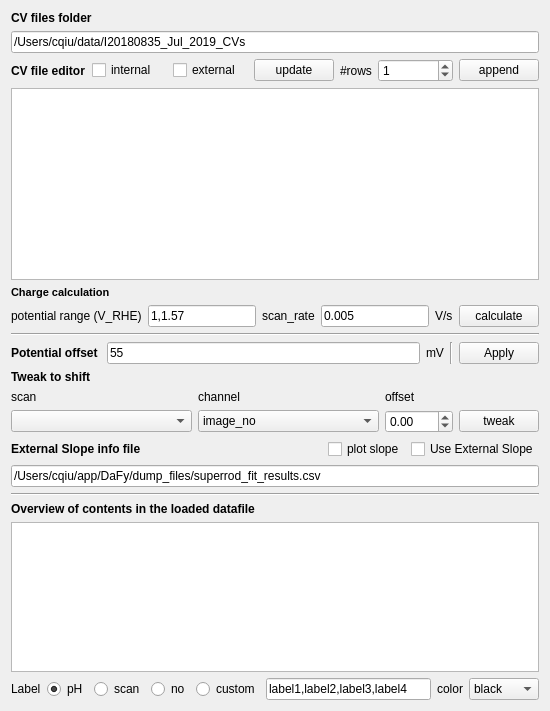
          <widget class="QWidget" name="tab_4">
           <attribute name="title">
            <string>More setup</string>
           </attribute>
           <layout class="QVBoxLayout" name="verticalLayout_6">
            <item>
             <widget class="QLabel" name="label_17">
              <property name="font">
               <font>
                <weight>75</weight>
                <bold>true</bold>
               </font>
              </property>
              <property name="text">
               <string>CV files folder</string>
              </property>
             </widget>
            </item>
            <item>
             <widget class="QLineEdit" name="lineEdit_cv_folder">
              <property name="text">
               <string>/Users/cqiu/data/I20180835_Jul_2019_CVs</string>
              </property>
             </widget>
            </item>
            <item>
             <layout class="QHBoxLayout" name="horizontalLayout_6">
              <item>
               <widget class="QLabel" name="label_18">
                <property name="font">
                 <font>
                  <weight>75</weight>
                  <bold>true</bold>
                 </font>
                </property>
                <property name="text">
                 <string>CV file editor</string>
                </property>
               </widget>
              </item>
              <item>
               <widget class="QCheckBox" name="checkBox_use_internal_cv">
                <property name="text">
                 <string>internal</string>
                </property>
               </widget>
              </item>
              <item>
               <widget class="QCheckBox" name="checkBox_use_external_cv">
                <property name="text">
                 <string>external</string>
                </property>
               </widget>
              </item>
              <item>
               <widget class="QPushButton" name="pushButton_update_info">
                <property name="text">
                 <string>update</string>
                </property>
               </widget>
              </item>
              <item>
               <widget class="QLabel" name="label_43">
                <property name="sizePolicy">
                 <sizepolicy hsizetype="Fixed" vsizetype="Preferred">
                  <horstretch>0</horstretch>
                  <verstretch>0</verstretch>
                 </sizepolicy>
                </property>
                <property name="text">
                 <string>#rows</string>
                </property>
               </widget>
              </item>
              <item>
               <widget class="QSpinBox" name="spinBox_cv_rows">
                <property name="value">
                 <number>1</number>
                </property>
               </widget>
              </item>
              <item>
               <widget class="QPushButton" name="pushButton_append_rows">
                <property name="text">
                 <string>append</string>
                </property>
               </widget>
              </item>
             </layout>
            </item>
            <item>
             <widget class="QTableView" name="tableView_cv_setting"/>
            </item>
            <item>
             <layout class="QHBoxLayout" name="horizontalLayout_14">
              <item>
               <widget class="QLabel" name="label_26">
                <property name="font">
                 <font>
                  <pointsize>8</pointsize>
                  <weight>75</weight>
                  <bold>true</bold>
                 </font>
                </property>
                <property name="text">
                 <string>Charge calculation</string>
                </property>
               </widget>
              </item>
             </layout>
            </item>
            <item>
             <layout class="QHBoxLayout" name="horizontalLayout_13">
              <item>
               <widget class="QLabel" name="label_22">
                <property name="text">
                 <string>potential range (V_RHE)</string>
                </property>
               </widget>
              </item>
              <item>
               <widget class="QLineEdit" name="lineEdit_pot_range">
                <property name="text">
                 <string>1,1.57</string>
                </property>
               </widget>
              </item>
              <item>
               <widget class="QLabel" name="label_24">
                <property name="text">
                 <string>scan_rate</string>
                </property>
               </widget>
              </item>
              <item>
               <widget class="QLineEdit" name="lineEdit_scan_rate">
                <property name="text">
                 <string>0.005</string>
                </property>
               </widget>
              </item>
              <item>
               <widget class="QLabel" name="label_25">
                <property name="text">
                 <string>V/s</string>
                </property>
               </widget>
              </item>
              <item>
               <widget class="QPushButton" name="pushButton_cal_charge">
                <property name="text">
                 <string>calculate</string>
                </property>
               </widget>
              </item>
             </layout>
            </item>
            <item>
             <widget class="Line" name="line_3">
              <property name="orientation">
               <enum>Qt::Horizontal</enum>
              </property>
             </widget>
            </item>
            <item>
             <layout class="QHBoxLayout" name="horizontalLayout_2">
              <item>
               <widget class="QLabel" name="label_20">
                <property name="font">
                 <font>
                  <weight>75</weight>
                  <bold>true</bold>
                 </font>
                </property>
                <property name="text">
                 <string>Potential offset </string>
                </property>
               </widget>
              </item>
              <item>
               <widget class="QLineEdit" name="lineEdit_pot_offset">
                <property name="text">
                 <string>55</string>
                </property>
               </widget>
              </item>
              <item>
               <widget class="QLabel" name="label_21">
                <property name="text">
                 <string>mV</string>
                </property>
               </widget>
              </item>
              <item>
               <widget class="Line" name="line">
                <property name="orientation">
                 <enum>Qt::Vertical</enum>
                </property>
               </widget>
              </item>
              <item>
               <widget class="QPushButton" name="pushButton_apply">
                <property name="text">
                 <string>Apply</string>
                </property>
               </widget>
              </item>
             </layout>
            </item>
            <item>
             <widget class="QLabel" name="label_34">
              <property name="font">
               <font>
                <weight>75</weight>
                <bold>true</bold>
               </font>
              </property>
              <property name="text">
               <string>Tweak to shift</string>
              </property>
             </widget>
            </item>
            <item>
             <layout class="QGridLayout" name="gridLayout">
              <item row="1" column="1">
               <widget class="QComboBox" name="comboBox_tweak_channel">
                <item>
                 <property name="text">
                  <string>image_no</string>
                 </property>
                </item>
                <item>
                 <property name="text">
                  <string>strain_ip</string>
                 </property>
                </item>
                <item>
                 <property name="text">
                  <string>strain_oop</string>
                 </property>
                </item>
                <item>
                 <property name="text">
                  <string>grain_size_ip</string>
                 </property>
                </item>
                <item>
                 <property name="text">
                  <string>grain_size_oop</string>
                 </property>
                </item>
               </widget>
              </item>
              <item row="0" column="1">
               <widget class="QLabel" name="label_32">
                <property name="text">
                 <string>channel</string>
                </property>
               </widget>
              </item>
              <item row="1" column="0">
               <widget class="QComboBox" name="comboBox_scans_2"/>
              </item>
              <item row="1" column="2">
               <widget class="QDoubleSpinBox" name="doubleSpinBox_offset">
                <property name="sizePolicy">
                 <sizepolicy hsizetype="Fixed" vsizetype="Fixed">
                  <horstretch>0</horstretch>
                  <verstretch>0</verstretch>
                 </sizepolicy>
                </property>
                <property name="minimum">
                 <double>-100.000000000000000</double>
                </property>
                <property name="maximum">
                 <double>100.000000000000000</double>
                </property>
               </widget>
              </item>
              <item row="0" column="0">
               <widget class="QLabel" name="label_31">
                <property name="text">
                 <string>scan</string>
                </property>
               </widget>
              </item>
              <item row="1" column="3">
               <widget class="QPushButton" name="pushButton_tweak">
                <property name="sizePolicy">
                 <sizepolicy hsizetype="Fixed" vsizetype="Fixed">
                  <horstretch>0</horstretch>
                  <verstretch>0</verstretch>
                 </sizepolicy>
                </property>
                <property name="text">
                 <string>tweak</string>
                </property>
               </widget>
              </item>
              <item row="0" column="2">
               <widget class="QLabel" name="label_33">
                <property name="text">
                 <string>offset</string>
                </property>
               </widget>
              </item>
             </layout>
            </item>
            <item>
             <layout class="QHBoxLayout" name="horizontalLayout_3">
              <item>
               <widget class="QLabel" name="label_19">
                <property name="font">
                 <font>
                  <weight>75</weight>
                  <bold>true</bold>
                 </font>
                </property>
                <property name="text">
                 <string>External Slope info file</string>
                </property>
               </widget>
              </item>
              <item>
               <spacer name="horizontalSpacer_5">
                <property name="orientation">
                 <enum>Qt::Horizontal</enum>
                </property>
                <property name="sizeHint" stdset="0">
                 <size>
                  <width>40</width>
                  <height>20</height>
                 </size>
                </property>
               </spacer>
              </item>
              <item>
               <widget class="QCheckBox" name="checkBox_plot_slope">
                <property name="text">
                 <string>plot slope</string>
                </property>
               </widget>
              </item>
              <item>
               <widget class="QCheckBox" name="checkBox_use_external_slope">
                <property name="text">
                 <string>Use External Slope</string>
                </property>
               </widget>
              </item>
             </layout>
            </item>
            <item>
             <widget class="QLineEdit" name="lineEdit_slope_file">
              <property name="text">
               <string>/Users/cqiu/app/DaFy/dump_files/superrod_fit_results.csv</string>
              </property>
             </widget>
            </item>
            <item>
             <widget class="Line" name="line_2">
              <property name="orientation">
               <enum>Qt::Horizontal</enum>
              </property>
             </widget>
            </item>
            <item>
             <widget class="QLabel" name="label_11">
              <property name="font">
               <font>
                <weight>75</weight>
                <bold>true</bold>
               </font>
              </property>
              <property name="text">
               <string>Overview of contents in the loaded datafile</string>
              </property>
             </widget>
            </item>
            <item>
             <widget class="QTextBrowser" name="textEdit_summary_data">
              <property name="enabled">
               <bool>true</bool>
              </property>
              <property name="maximumSize">
               <size>
                <width>16777215</width>
                <height>150</height>
               </size>
              </property>
             </widget>
            </item>
            <item>
             <layout class="QHBoxLayout" name="horizontalLayout_22">
              <item>
               <widget class="QLabel" name="label_35">
                <property name="text">
                 <string>Label</string>
                </property>
               </widget>
              </item>
              <item>
               <widget class="QRadioButton" name="radioButton_pH">
                <property name="text">
                 <string>pH</string>
                </property>
                <property name="checked">
                 <bool>true</bool>
                </property>
               </widget>
              </item>
              <item>
               <widget class="QRadioButton" name="radioButton_scan">
                <property name="text">
                 <string>scan</string>
                </property>
               </widget>
              </item>
              <item>
               <widget class="QRadioButton" name="radioButton_no">
                <property name="text">
                 <string>no</string>
                </property>
               </widget>
              </item>
              <item>
               <widget class="QRadioButton" name="radioButton_custom">
                <property name="text">
                 <string>custom</string>
                </property>
               </widget>
              </item>
              <item>
               <widget class="QLineEdit" name="lineEdit_custom_label">
                <property name="text">
                 <string>label1,label2,label3,label4</string>
                </property>
               </widget>
              </item>
              <item>
               <widget class="QLabel" name="label_37">
                <property name="text">
                 <string>color</string>
                </property>
               </widget>
              </item>
              <item>
               <widget class="QComboBox" name="comboBox_color">
                <property name="sizePolicy">
                 <sizepolicy hsizetype="Fixed" vsizetype="Fixed">
                  <horstretch>0</horstretch>
                  <verstretch>0</verstretch>
                 </sizepolicy>
                </property>
                <property name="maximumSize">
                 <size>
                  <width>70</width>
                  <height>16777215</height>
                 </size>
                </property>
                <item>
                 <property name="text">
                  <string>black</string>
                 </property>
                </item>
                <item>
                 <property name="text">
                  <string>blue</string>
                 </property>
                </item>
                <item>
                 <property name="text">
                  <string>red</string>
                 </property>
                </item>
                <item>
                 <property name="text">
                  <string>green</string>
                 </property>
                </item>
                <item>
                 <property name="text">
                  <string>yellow</string>
                 </property>
                </item>
                <item>
                 <property name="text">
                  <string>magenta</string>
                 </property>
                </item>
                <item>
                 <property name="text">
                  <string>cyan</string>
                 </property>
                </item>
               </widget>
              </item>
             </layout>
            </item>
            <item>
             <layout class="QHBoxLayout" name="horizontalLayout_4">
              <property name="sizeConstraint">
               <enum>QLayout::SetFixedSize</enum>
              </property>
             </layout>
            </item>
           </layout>
          </widget>
